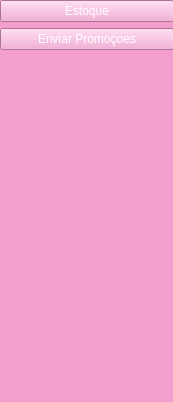
            <widget class="QWidget" name="page_2">
             <property name="geometry">
              <rect>
               <x>0</x>
               <y>0</y>
               <width>173</width>
               <height>402</height>
              </rect>
             </property>
             <property name="styleSheet">
              <string notr="true">background-color:rgb(242, 158, 207);</string>
             </property>
             <attribute name="icon">
              <iconset>
               <normaloff>img/recrutamento.png</normaloff>img/recrutamento.png</iconset>
             </attribute>
             <attribute name="label">
              <string>Pagina de Monitoramento</string>
             </attribute>
             <widget class="QWidget" name="layoutWidget">
              <property name="geometry">
               <rect>
                <x>0</x>
                <y>0</y>
                <width>174</width>
                <height>461</height>
               </rect>
              </property>
              <layout class="QVBoxLayout" name="verticalLayout_7">
               <item>
                <widget class="QPushButton" name="btn_consulestoque">
                 <property name="styleSheet">
                  <string notr="true">
QPushButton:hover{
	background-color: rgb(255, 85, 255);
	border-top-left-radius: 15px;
}
QPushButton{
	font: 700 12pt &quot;Times New Roman&quot;;
	color: rgb(255,255,255);
}
</string>
                 </property>
                 <property name="text">
                  <string>Estoque</string>
                 </property>
                 <property name="icon">
                  <iconset>
                   <normaloff>img/estoque-removebg-preview.png</normaloff>img/estoque-removebg-preview.png</iconset>
                 </property>
                 <property name="iconSize">
                  <size>
                   <width>42</width>
                   <height>42</height>
                  </size>
                 </property>
                </widget>
               </item>
               <item>
                <widget class="QPushButton" name="btn_promo">
                 <property name="toolTip">
                  <string>&lt;html&gt;&lt;head/&gt;&lt;body&gt;&lt;p&gt;&lt;br/&gt;&lt;/p&gt;&lt;/body&gt;&lt;/html&gt;</string>
                 </property>
                 <property name="whatsThis">
                  <string>&lt;html&gt;&lt;head/&gt;&lt;body&gt;&lt;p align=&quot;center&quot;&gt;fsdafasd&lt;/p&gt;&lt;/body&gt;&lt;/html&gt;</string>
                 </property>
                 <property name="styleSheet">
                  <string notr="true">
QPushButton:hover{
	background-color: rgb(255, 85, 255);
	border-top-left-radius: 15px;
}
QPushButton{
	font: 700 12pt &quot;Times New Roman&quot;;
	color: rgb(255,255,255);
}
</string>
                 </property>
                 <property name="text">
                  <string>Enviar Promoçoes</string>
                 </property>
                 <property name="icon">
                  <iconset>
                   <normaloff>img/4925861-social-icon-line-color-gratis-vetor-removebg-preview.png</normaloff>img/4925861-social-icon-line-color-gratis-vetor-removebg-preview.png</iconset>
                 </property>
                 <property name="iconSize">
                  <size>
                   <width>32</width>
                   <height>32</height>
                  </size>
                 </property>
                </widget>
               </item>
               <item>
                <spacer name="verticalSpacer_2">
                 <property name="orientation">
                  <enum>Qt::Vertical</enum>
                 </property>
                 <property name="sizeHint" stdset="0">
                  <size>
                   <width>20</width>
                   <height>40</height>
                  </size>
                 </property>
                </spacer>
               </item>
              </layout>
             </widget>
            </widget>
